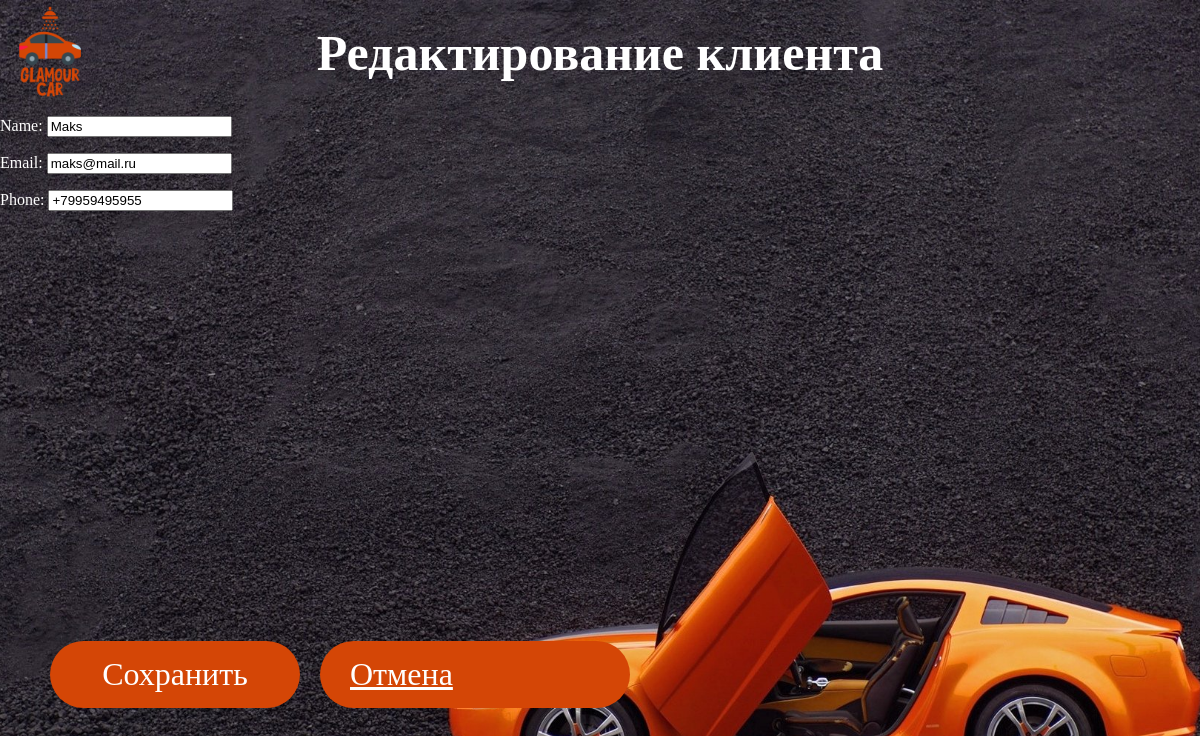
Page /clients/change/1/ on the committed database.
### main/models.py (models this page shows, shortened)
class Client(models.Model):
    name = models.CharField(max_length=100)
    email = models.EmailField()
    phone = models.CharField(max_length=20)

### main/views.py (the view)
# urls.py: path('clients/change/<int:id>/', views.clients_change, name='clients_change'),  # Маршрут принимает ID
def clients_change(request, id=None):
    if id == 0:
        client = None  # Для создания нового клиента
    else:
        client = get_object_or_404(Client, id=id)  # Редактируем существующего клиента
    if request.method == 'POST':
        form = ClientForm(request.POST, instance=client)
        if form.is_valid():
            form.save()
            return redirect('clients')  # Перенаправляем на список клиентов
    else:
        form = ClientForm(instance=client)
    return render(request, 'main/clients_change.html', {'form': form})

### main/forms.py
class ClientForm(forms.ModelForm):
    class Meta:
        model = Client
        fields = ['name', 'email', 'phone']

### main/templates/main/clients_change.html (shortened to what this page needs)
{% load static %}
<!DOCTYPE html>
<html lang="ru">
<head>
    <link rel="stylesheet" href="{% static 'main/css/clients_change.css' %}">
</head>
<body style="background-image: url('{% static 'main/img/background1.jpeg' %}');">
    <header>
        <div class="header">
            <img src="{% static 'main/img/logo.png' %}" alt="Логотип" class="logo">
        </div>
    </header>
    <h1 class="clients-title">Редактирование клиента</h1>
    <form method="POST" class="client-form">
        {{ form.as_p }}
        <div class="button-container">
            <button type="submit" id="save-button" class="save-button">Сохранить</button>
            <a href="{% url 'clients' %}" class="back-button">Отмена</a>
        </div>
    </form>
</body>
</html>

### main/static/main/css/clients_change.css (style rules this page uses)
body { background-size: cover; background-repeat: no-repeat; background-position: center bottom; background-attachment: fixed; color: white; margin: 0; }
.header { position: relative; width: 100%; height: 100px; }
.logo { position: absolute; top: 0; left: 0; width: 100px; height: auto; }
h1.clients-title { font-size: 50px; font-family: 'Roboto Slab'; font-weight: 600; text-align: center; position: fixed; top: -10px; left: 50%; transform: translateX(-50%); }
.button-container { display: flex; justify-content: flex-start; margin-left: 50px; margin-top: 430px; }
.save-button, .back-button { display: block; margin-right: 20px; padding: 15px 30px; background-color: #D44606; border: none; border-radius: 45px; color: white; font-size: 32px; font-family: 'Roboto Slab'; font-weight: 400; cursor: pointer; width: 250px; }

### rows in the picture
Client: name "Maks", email "maks@mail.ru", phone "+79959495955"
